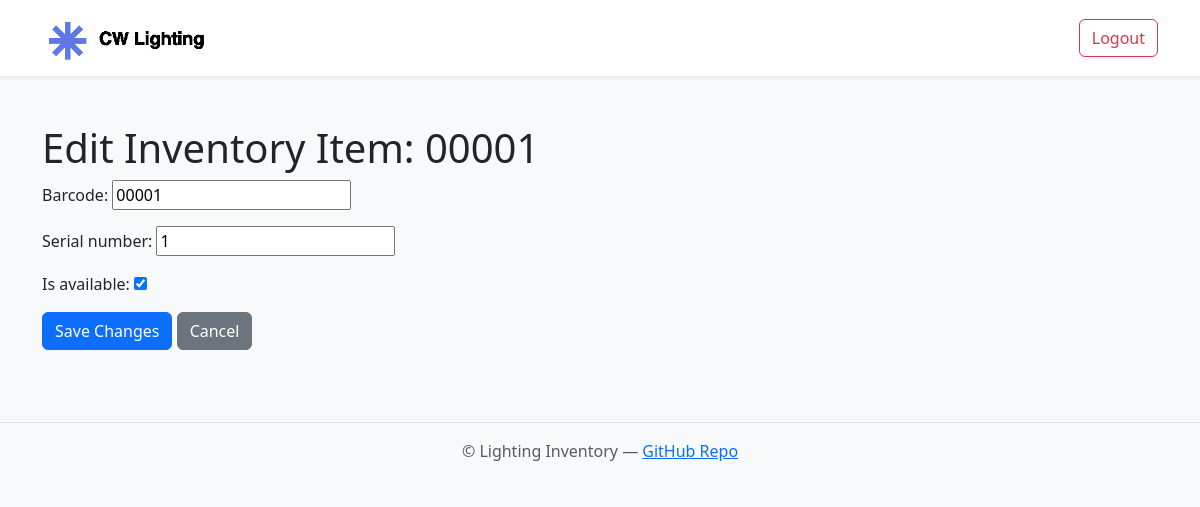
/inventory/item/1/edit/ (signed in), run on the app's committed database.
### inventory/models.py (models this page shows, shortened)
class InventoryItem(models.Model):
    product = models.ForeignKey(Product, on_delete=models.CASCADE, related_name='items')
    barcode = models.CharField(max_length=100, unique=True)
    serial_number = models.CharField(max_length=100, blank=True, null=True)
    is_available = models.BooleanField(default=True)

### inventory/views.py (the view)
# urls.py: path('item/<int:pk>/edit/', views.edit_inventory_item, name='edit_inventory_item'),
def edit_inventory_item(request, pk):
    item = get_object_or_404(InventoryItem, pk=pk)
    if request.method == "POST":
        form = InventoryItemForm(request.POST, instance=item)
        if form.is_valid():
            form.save()
            return redirect('inventory:product_detail', pk=item.product.pk)
    else:
        form = InventoryItemForm(instance=item)
    return render(request, 'inventory/edit_inventory_item.html', {
        'form': form,
        'item': item,
    })

### inventory/forms.py
class InventoryItemForm(forms.ModelForm):
    class Meta:
        model = InventoryItem
        exclude = ['product']
    def __init__(self, *args, **kwargs):
        super().__init__(*args, **kwargs)
        if 'barcode' in self.fields:
            self.fields['barcode'].widget.attrs.update({'id': 'barcode-field'})

### inventory/templates/inventory/edit_inventory_item.html (shortened to what this page needs)
{% extends "base.html" %}
{% block content %}
<h1>Edit Inventory Item: {{ item.barcode }}</h1>
<form method="post">
  {{ form.as_p }}
  <button type="submit" class="btn btn-primary">Save Changes</button>
  <a href="{% url 'inventory:product_detail' item.product.pk %}" class="btn btn-secondary">Cancel</a>
</form>
{% endblock %}

### data on the page
InventoryItem: barcode "00001", serial_number "1", is_available "☑"
